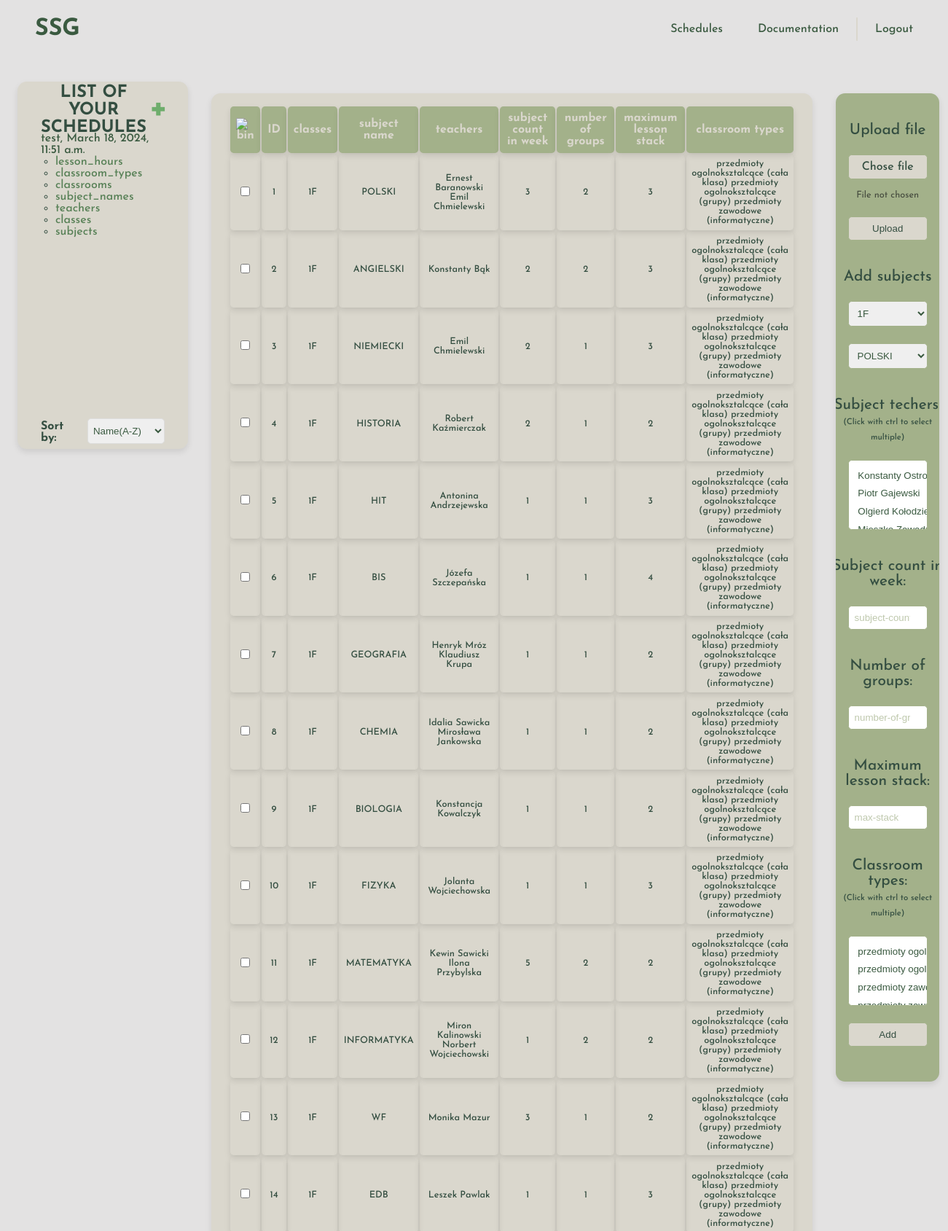
Screenshot of /schedules/test/test/subjects/ (signed in, upper part) with the database file from the repository.
### generatorApp/models.py (models this page shows, shortened)
class ScheduleList(models.Model):
    user_id = models.ForeignKey(User, null=False, on_delete=models.CASCADE)
    name = models.CharField(max_length=100)
    description = models.CharField(max_length=800, default='')
    created_date = models.DateTimeField(default=timezone.now)
    content = models.TextField()

class Subject(models.Model):
    in_id = models.TextField(default=None, null=True)
    schedule_id = models.ForeignKey(ScheduleList, on_delete=models.CASCADE)
    classes_id = models.ForeignKey(Classes, on_delete=models.CASCADE)
    subject_name_id = models.ForeignKey(SubjectNames, on_delete=models.CASCADE)
    lesson_hour_id = models.ForeignKey(LessonHours, null=True, default=None, on_delete=models.SET_DEFAULT)
    teachers_id = models.TextField(default=None, null=True)
    classroom_id = models.ForeignKey(Classrooms, null=True, default=None, on_delete=models.SET_DEFAULT)
    subject_count_in_week = models.IntegerField()
    number_of_groups = models.IntegerField()
    max_stack = models.IntegerField()
    classroom_types = models.CharField(max_length=30)
    class Meta:
        unique_together = ('schedule_id', 'in_id')

class Classes(models.Model):
    in_id = models.TextField(default=None, null=True)
    schedule_id = models.ForeignKey(ScheduleList, on_delete=models.CASCADE)
    supervising_teacher_id = models.ForeignKey(Teachers, default=None, on_delete=models.SET_DEFAULT)
    starting_lesson_hour_id = models.ForeignKey(LessonHours, default=0, on_delete=models.SET_DEFAULT)
    grade = models.IntegerField()
    class_signature = models.CharField(max_length=10)
    class Meta:
        unique_together = ('schedule_id', 'in_id')
    def __str__(self):
        return str(self.grade) + str(self.class_signature)

class SubjectNames(models.Model):
    in_id = models.TextField(default=None, null=True)
    schedule_id = models.ForeignKey(ScheduleList, on_delete=models.CASCADE)
    name = models.CharField(max_length=100)
    class Meta:
        unique_together = ('schedule_id', 'in_id')
    def __str__(self):
        return self.name

class ClassroomTypes(models.Model):
    in_id = models.TextField(default=None, null=True)
    schedule_id = models.ForeignKey(ScheduleList, on_delete=models.CASCADE)
    description = models.CharField(max_length=150)
    class Meta:
        unique_together = ('schedule_id', 'in_id')
    def __str__(self):
        return self.description

### generatorApp/views/schedule.py (the view, shortened to what this page needs)
# urls.py: path('schedules/<str:username>/<str:schedule_name>/subjects/', views.SubjectsView.as_view(), name='subjects'),
class SubjectsView(LoginRequiredMixin, FormView):
    login_url = reverse_lazy('generatorApp:login')
    form_class = SubjectsForm
    template_name = 'generatorApp/forms/subjects.html'
    def get_context_data(self, **kwargs):
        context = super().get_context_data(**kwargs)
        context = update_context(self.request, self.kwargs, context)
        schedule_name = context['schedule_name']
        schedule = ScheduleList.objects.get(user_id=self.request.user, name=schedule_name)
        context['objects_list'] = Subject.objects.filter(schedule_id=schedule).all()
        context['classes_queryset'] = Classes.objects.filter(schedule_id=schedule)
        context['subject_names_queryset'] = SubjectNames.objects.filter(schedule_id=schedule)
        context['teachers_queryset'] = Teachers.objects.filter(schedule_id=schedule)
        context['classroom_types_queryset'] = ClassroomTypes.objects.filter(schedule_id=schedule)
        for row in context['objects_list']:
            teachers_id = json.loads(row.teachers_id)
            row.teachers_id = [str(Teachers.objects.filter(schedule_id=schedule, in_id=x).first()) for x in teachers_id]
            classroom_types = json.loads(row.classroom_types)
            row.classroom_types = [str(ClassroomTypes.objects.filter(schedule_id=schedule, in_id=x).first()) for x in classroom_types]
        return context

### generatorApp/forms.py
class SubjectsForm(ModelForm):
    subject_count_in_week = forms.IntegerField(label='', widget=forms.NumberInput(attrs={
        'class': 't',
        'id': 'subject-count-in_week',
        'name': 'subject-count-in-week',
        'placeholder': 'subject-count-in-week'
    }))
    number_of_groups = forms.IntegerField(label='', widget=forms.NumberInput(attrs={
        'class': 't',
        'id': 'number-of-groups',
        'name': 'number-of-groups',
        'placeholder': 'number-of-groups'
    }))
    max_stack = forms.IntegerField(label='', widget=forms.NumberInput(attrs={
        'class': 't',
        'id': 'max-stack',
        'name': 'max-stack',
        'placeholder': 'max-stack'
    }))
    class Meta:
        model = Subject
        fields = ['subject_count_in_week', 'number_of_groups', 'max_stack']

### generatorApp/models.py (called while the page is built)
    def __str__(self):
        return str(self.name) + " " + str(self.surname)

### generatorApp/views/schedule.py (called while the page is built)
def update_context(request, kwargs, context):
    context['schedule_name'] = kwargs.get('schedule_name')
    context['model_name'] = kwargs.get('model')
    sort_by = request.GET.get('sort_by')
    if sort_by in [field.name for field in ScheduleList._meta.get_fields()]:
        context['schedule_list'] = ScheduleList.objects.filter(user_id=request.user).order_by(sort_by)
    else:
        context['schedule_list'] = ScheduleList.objects.filter(user_id=request.user)
    context['labels'] = [
        'lesson_hours',
        'classroom_types',
        'classrooms',
        'subject_names',
        'teachers',
        'classes',
        'subjects'
    ]
    return context

### generatorApp/templates/generatorApp/forms/subjects.html (shortened to what this page needs)
{% extends 'generatorApp/index.html' %}
{% load static %}
{% block head %}
    <link rel="stylesheet" href="{% static 'generatorApp/data_forms.css' %}">
{% endblock %}
{% block content %}
    {% include 'generatorApp/schedule_list.html' %}
    <main>
        <div class="data-container">
            <table>
                <tr>
                    <th>
                        <button type="button" class="confirm-button" id="delete_btn">
                            <img class="icon" src="{% static 'generatorApp/bin.svg' %}" alt="bin"/>
                        </button>
                    </th>
                    <th>ID</th>
                    <th>classes</th>
                    <th>subject name</th>
                    <th>teachers</th>
                    <th>subject count in week</th>
                    <th>number of groups</th>
                    <th>maximum lesson stack</th>
                    <th>classroom types</th>
                </tr>
                {% for value in objects_list %}
                    <tr>
                        <td><input type="checkbox" id="delete-{{ forloop.counter }}" name="delete" value="{{ value.in_id }}" class="delete-checkbox"></td>
                        <td>{{ forloop.counter }}</td>
                        <td>{{ value.classes_id }}</td>
                        <td>{{ value.subject_name_id }}</td>
                        <td>
                            {% for teacher in value.teachers_id %}
                                <span style="font-size: 0.8rem; font-weight: 500"> {{ teacher }} </span>
                            {% endfor %}
                        </td>
                        <td>{{ value.subject_count_in_week }}</td>
                        <td>{{ value.number_of_groups }}</td>
                        <td>{{ value.max_stack }}</td>
                        <td>
                             {% for classroom_type in value.classroom_types %}
                                <span style="font-size: 0.8rem;"> {{ classroom_type }} </span>
                            {% endfor %}
                        </td>
                    </tr>
                {% endfor %}
            </table>
        </div>
        <div class="form-container">
            <form method="POST" enctype="multipart/form-data" action="{{ request.get_full_path }}/upload">
                <span>Upload file</span>
                <div class="custom-file-input">Chose file</div>
                <p class="file-name">File not chosen</p>
                <input type="submit" value="Upload">
            </form>
            <form method="POST" class="add-data-form">
                <span>Add subjects</span>
                <select class="t" id="class-id" name="class-id">
                    {% for object in classes_queryset %}
                        <option value="{{ object.in_id }}">{{ object }}</option>
                    {% endfor %}
                </select>
                <select class="t" id="subject-name" name="subject-name">
                    {% for object in subject_names_queryset %}
                        <option value="{{ object.in_id }}">{{ object }}</option>
                    {% endfor %}
                </select>
                <span>
                    Subject techers:
                    <br>
                    <span style="font-size: 55%">(Click with ctrl to select multiple)</span>
                </span>
                <select class="t" id="teachers" name="teachers" multiple="multiple">
                    {% for object in teachers_queryset %}
                        <option value="{{ object.in_id }}" >{{ object }} </option>
                    {% endfor %}
                </select>
                <span>Subject count in week:</span>
                {{ form.subject_count_in_week }}
                <span>Number of groups:</span>
                {{ form.number_of_groups }}
                <span>Maximum lesson stack:</span>
                {{ form.max_stack }}
                <span>
                    Classroom types:
                    <br>
                    <span style="font-size: 55%">(Click with ctrl to select multiple)</span>
                </span>
                <select class="t" id="classroom-type-id" name="classroom-type-id" multiple="multiple">
                    {% for object in classroom_types_queryset %}
                        <option value="{{ object.in_id }}">{{ object }}</option>
                    {% endfor %}
                </select>
                <input type="submit" value="Add">
            </form>
        </div>
    </main>
{% endblock %}

### generatorApp/templates/generatorApp/schedule_list.html (shortened to what this page needs)
{% load static %}
{% block head %}
    <link rel="stylesheet" href="{% static 'generatorApp/aside.css' %}">
{% endblock %}
<aside class="sticky-wrapper">
    <div class="aside-content">
        <h3>
            <span>List of your schedules</span>
            <a href="{% url 'generatorApp:schedules_base' %}">
                <span style="font-size: 150%">+</span>
            </a>
        </h3>
        <ol class="scrollable">
            {% if schedule_list %}
                {% for schedule in schedule_list %}
                    <li>
                        <a href="{% url 'generatorApp:schedule' username=user.username schedule_name=schedule.name %}">
                            {{ schedule.name }}, {{ schedule.created_date }}
                        </a>
                        <ul class="schedule-data-list" style="padding-left: 2ch">
                            {% for label in labels %}
                                <li><a href="{% url 'generatorApp:schedule' username=user.username schedule_name=schedule.name%}{{label}}">{{ label }}</a></li>
                            {% endfor %}
                        </ul>
                    </li>
                {% endfor %}
            {% else %}
                <p>It seems to you don't have any schedules :<</p>
            {% endif %}
        </ol>
        <form method="GET" id="sort-form">
            <h4>Sort by:</h4>
            <select name="sort_by" id="sort_by">
                <option value="name">Name(A-Z)</option>
            </select>
        </form>
    </div>
</aside>

### generatorApp/static/generatorApp/style.css (style rules this page uses)
* { padding: 0; margin: 0; box-sizing: border-box; }
body { font-family: "Josefin Sans", sans-serif; !important; font-optical-sizing: auto; font-weight: 500; font-style: normal; width: 100vw; color: #344E41; overflow-X: hidden; background-attachment: fixed; flex-direction: column; background-color: #e3e2e2; }
.confirm-button { background: none; color: inherit; border: none; padding: 0; font: inherit; cursor: pointer; outline: inherit; }
a { color: #3A5A40; text-decoration: none; position: relative; z-index: 1; transition: all .1s ease-in-out; cursor: pointer; }
p { color: rgba(33, 36, 33, 0.73); font-weight: 400; }
.sticky-wrapper { position: -webkit-sticky !important; position: sticky !important; top: 6rem; }

### generatorApp/static/generatorApp/data_forms.css (style rules this page uses)
main { display: flex; align-items: start; justify-content: space-between; flex: 1; }
main .data-container, .form-container { border-radius: .8rem; box-shadow: 0 4px 8px rgba(0, 0, 0, 0.1); text-align: center; gap: 15px; margin-right: 2rem; }
main .data-container { margin-top: 2rem; background-color: #DAD7CD; overflow: auto; max-width: 80%; padding: 1rem 1.5rem 1rem 1.5rem; }
main .form-container { margin-top: 2rem; background-color: #A3B18A; display: flex; flex-direction: column; justify-content: center; align-items: center; padding: 1rem 1.5rem 3rem 1.5rem; overflow-y: auto; overflow-x: clip; }
main form { display: flex; flex-direction: column; justify-content: center; align-items: center; gap: 15px; max-width: 12vw; width: 12vw; }
main input[type="text"], main input[type="submit"], main input[type="number"], main select { width: 70%; padding: 0.5rem; border: 1px solid #A3B18A; border-radius: .3rem; box-sizing: border-box; color: #3A5A40; margin-top: .5rem; }
main input[type="submit"] { background-color: #DAD7CD; color: #344E41; cursor: pointer; }
main select option { padding: .3rem; }
main select[multiple] { overflow: hidden; max-height: 6rem; }
main ::placeholder { color: #A3B18A; opacity: 0.7; }
main span { font-weight: 450; font-size: 1.3rem; margin-top: 1.5rem; }
main .custom-file-input { margin-top: .5rem; width: 70%; padding: 0.5rem; border: 1px solid #A3B18A; border-radius: .3rem; box-sizing: border-box; background-color: #DAD7CD; color: #344E41; cursor: pointer; }
main .file-name { font-size: .8rem; }
main .icon { width: 1.5rem; height: 1.5rem; }
main th { background-color: #A3B18A; color: #DAD7CD; padding: .5rem; border-radius: .3rem; box-shadow: 0 4px 8px rgba(0, 0, 0, 0.1); font-size: 1rem; }
main td { padding: .4rem; box-shadow: 0 4px 8px rgba(0, 0, 0, 0.1); border-radius: .3rem; margin-top: .3rem; font-size: .8rem; }

### generatorApp/static/generatorApp/aside.css (style rules this page uses)
aside { height: 63vh; width: 18vw; display: flex; justify-content: center; border-radius: .8rem; box-shadow: 0 4px 8px rgba(0, 0, 0, 0.1); background-color: #DAD7CD; transition: transform 0.4s ease; margin-right: 2rem; margin-left: 1.5rem; }
.aside-content { padding: 1rem 2rem 2rem; width: inherit; }
.scrollable { height: 85%; overflow-y: auto; overflow-x: clip; }
.sticky-wrapper { position: sticky; top: 7rem; word-wrap: break-word }
aside h3 { text-align: center; height: 10%; display: flex; align-items: center; }
aside h3 span { font-size: 2ch; text-transform: uppercase; }
aside h3 a { margin-top: -.2rem; margin-left: 0.2rem; color: #6ead6c; font-size: 2rem; }
aside ol { margin-top: .5rem; margin-bottom: .5rem; }
aside ol li a { color: #3A5A40; }
aside ul li a { color: #588157; }
aside form { display: flex; flex-direction: row; justify-content: center; }
aside form select { padding: 0.2rem; border: 1px solid #ddd; border-radius: .3rem; margin-top: -.2rem; margin-left: .4rem; box-sizing: border-box; color: #3A5A40; }

### rows the page displays
ScheduleList: name "test", created_date "March 18, 2024, 11:51 a.m.", labels "lesson_hours" "classroom_types" "classrooms" "subject_names" "teachers" "classes" "subjects"
Subject: classes_id "1F", subject_name_id "POLSKI", teachers_id "Ernest Baranowski" "Emil Chmielewski", subject_count_in_week "3", number_of_groups "2", max_stack "3"
ClassroomTypes: classroom_types "przedmioty ogolnoksztalcące (cała klasa)" "przedmioty ogolnoksztalcące (cała klasa)" "przedmioty ogolnoksztalcące (cała klasa)" "przedmioty ogolnoksztalcące (cała klasa)" "przedmioty ogolnoksztalcące (cała klasa)" "przedmioty ogolnoksztalcące (cała klasa)" "przedmioty ogolnoksztalcące (cała klasa)" "przedmioty ogolnoksztalcące (cała klasa)" "przedmioty ogolnoksztalcące (cała klasa)" "przedmioty ogolnoksztalcące (cała klasa)" "przedmioty ogolnoksztalcące (cała klasa)" "przedmioty ogolnoksztalcące (cała klasa)" "przedmioty ogolnoksztalcące (cała klasa)" "przedmioty ogolnoksztalcące (cała klasa)", {{ object.in_id }} 1 (drawn)
ClassroomTypes: classroom_types "przedmioty ogolnoksztalcące (grupy)" "przedmioty ogolnoksztalcące (grupy)" "przedmioty ogolnoksztalcące (grupy)" "przedmioty ogolnoksztalcące (grupy)" "przedmioty ogolnoksztalcące (grupy)" "przedmioty ogolnoksztalcące (grupy)" "przedmioty ogolnoksztalcące (grupy)" "przedmioty ogolnoksztalcące (grupy)" "przedmioty ogolnoksztalcące (grupy)" "przedmioty ogolnoksztalcące (grupy)" "przedmioty ogolnoksztalcące (grupy)" "przedmioty ogolnoksztalcące (grupy)" "przedmioty ogolnoksztalcące (grupy)" "przedmioty ogolnoksztalcące (grupy)", {{ object.in_id }} 2 (drawn)
ClassroomTypes: classroom_types "przedmioty zawodowe (informatyczne)" "przedmioty zawodowe (informatyczne)" "przedmioty zawodowe (informatyczne)" "przedmioty zawodowe (informatyczne)" "przedmioty zawodowe (informatyczne)" "przedmioty zawodowe (informatyczne)" "przedmioty zawodowe (informatyczne)" "przedmioty zawodowe (informatyczne)" "przedmioty zawodowe (informatyczne)" "przedmioty zawodowe (informatyczne)" "przedmioty zawodowe (informatyczne)" "przedmioty zawodowe (informatyczne)" "przedmioty zawodowe (informatyczne)" "przedmioty zawodowe (informatyczne)", {{ object.in_id }} 3 (drawn)
Subject: classes_id "1F", subject_name_id "ANGIELSKI", teachers_id "Konstanty Bąk", subject_count_in_week "2", number_of_groups "2", max_stack "3"
Subject: classes_id "1F", subject_name_id "NIEMIECKI", teachers_id "Emil Chmielewski", subject_count_in_week "2", number_of_groups "1", max_stack "3"
Subject: classes_id "1F", subject_name_id "HISTORIA", teachers_id "Robert Kaźmierczak", subject_count_in_week "2", number_of_groups "1", max_stack "2"
Subject: classes_id "1F", subject_name_id "HIT", teachers_id "Antonina Andrzejewska", subject_count_in_week "1", number_of_groups "1", max_stack "3"
Subject: classes_id "1F", subject_name_id "BIS", teachers_id "Józefa Szczepańska", subject_count_in_week "1", number_of_groups "1", max_stack "4"
Subject: classes_id "1F", subject_name_id "GEOGRAFIA", teachers_id "Henryk Mróz" "Klaudiusz Krupa", subject_count_in_week "1", number_of_groups "1", max_stack "2"
Subject: classes_id "1F", subject_name_id "CHEMIA", teachers_id "Idalia Sawicka" "Mirosława Jankowska", subject_count_in_week "1", number_of_groups "1", max_stack "2"
Subject: classes_id "1F", subject_name_id "BIOLOGIA", teachers_id "Konstancja Kowalczyk", subject_count_in_week "1", number_of_groups "1", max_stack "2"
Subject: classes_id "1F", subject_name_id "FIZYKA", teachers_id "Jolanta Wojciechowska", subject_count_in_week "1", number_of_groups "1", max_stack "3"
Subject: classes_id "1F", subject_name_id "MATEMATYKA", teachers_id "Kewin Sawicki" "Ilona Przybylska", subject_count_in_week "5", number_of_groups "2", max_stack "2"
Subject: classes_id "1F", subject_name_id "INFORMATYKA", teachers_id "Miron Kalinowski" "Norbert Wojciechowski", subject_count_in_week "1", number_of_groups "2", max_stack "2"
Subject: classes_id "1F", subject_name_id "WF", teachers_id "Monika Mazur", subject_count_in_week "3", number_of_groups "1", max_stack "2"
Subject: classes_id "1F", subject_name_id "EDB", teachers_id "Leszek Pawlak", subject_count_in_week "1", number_of_groups "1", max_stack "3"

### other values shown
form field class-id "1F"
form field subject-name "POLSKI"
